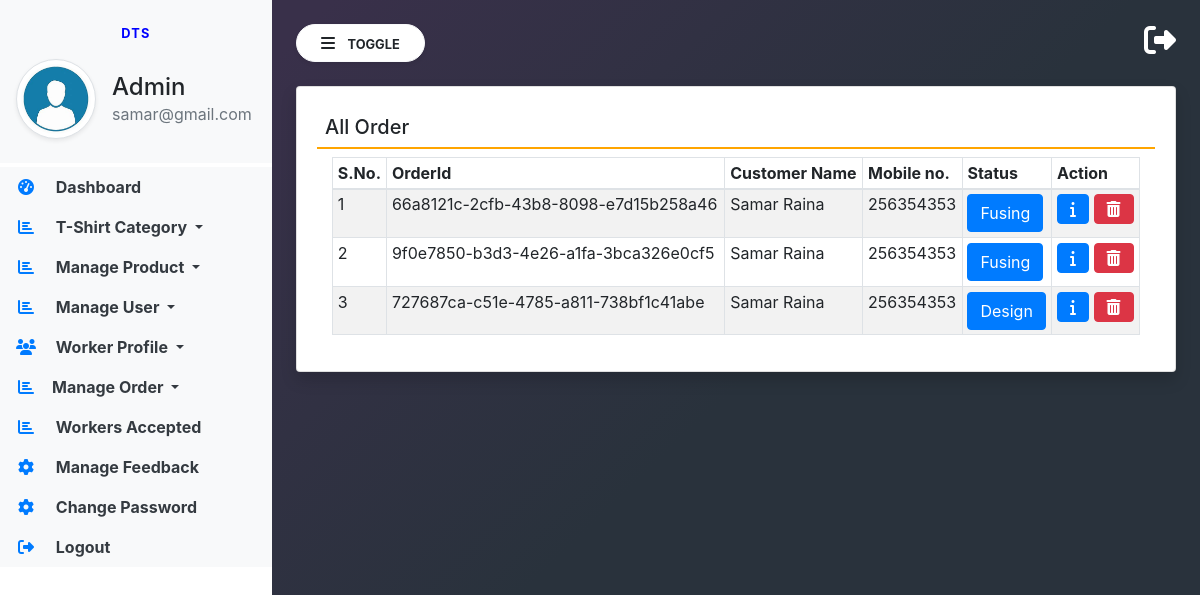
The page /manage-order/ (signed in) on the database its author committed.
### store_app/models.py (models this page shows, shortened)
class Order(models.Model):
    order_id = models.CharField(max_length=50, unique=True, default=uuid.uuid4, editable=False)
    user = models.ForeignKey(User, on_delete=models.CASCADE)
    user_p = models.ForeignKey(UserProfile, on_delete=models.CASCADE)
    product = models.CharField(max_length=1000,default='')
    status = models.IntegerField(choices=ORDERSTATUS, default=1)
    image = models.FileField(null=True, blank=True)
    quantity = models.IntegerField()
    phone = models.IntegerField() #Extra
    address = models.CharField(max_length=300, null=True, blank=True)
    product_description = models.TextField(null=True, blank=True)
    created = models.DateTimeField(auto_now_add=True)

class UserProfile(models.Model):
    user = models.ForeignKey (User, on_delete=models.CASCADE, null=True, blank=True)
    name = models.CharField(max_length=100, null=True, blank=True)
    last = models.CharField(max_length=100, null=True, blank=True)
    username = models.CharField(max_length=100, null=True, blank=True)
    email = models.CharField(max_length=150, null=True, blank=True)
    mobile = models.CharField(max_length=100, null=True, blank=True)
    address = models.TextField(null=True, blank=True)
    image = models.FileField(null=True, blank=True)

### E_shop/views.py (the view)
# urls.py: path('manage-order/', views.manage_order, name="manage_order"),
def manage_order(request):
    action = request.GET.get('action', 0)
    order = Order.objects.filter(status=int(action))
    order_status = ORDERSTATUS[int(action)-1][1]
    if int(action) == 0:
        order = Order.objects.filter()
        order_status = 'All'
    return render(request, 'admin/manage_ordered.html', locals())

### templates/admin/manage_ordered.html (shortened to what this page needs)
{% extends 'admin/admin_base.html' %}
{% block main %}
<link rel="stylesheet" href="https://cdnjs.cloudflare.com/ajax/libs/font-awesome/6.2.1/css/all.min.css" />
<div class="card shadow">
    <div class="card-body">
        <h5 class="p-2" style="border-bottom: 2px solid orange;">{{order_status}} Order</h5>
        <div class="container-fluid">
            <table class="table table-striped table-bordered table-sm" id="example">
                <thead>
                <tr>
                    <th>S.No.</th>
                    <th>OrderId</th>
                    <th>Customer Name</th>
                    <th>Mobile no.</th>
                    <th>Status</th>
                    <th>Action</th>
                </tr>
                </thead>
                <tbody>
                {% for i in order %}
                <tr>
                    <td>{{forloop.counter}}</td>
                    <td>{{i.order_id}}</td>
                    <td>{{i.user_p.name}} {{i.user_p.last}}</td>
                    <td>{{i.user_p.mobile}}</td>
                    <td><a href="/admin-order-track/{{i.id}}/" class="btn btn-primary" title="Track Status">{{i.get_status_display}}</a></td>
                    <td>
                        <button type="button" class="btn btn-primary" data-toggle="modal" data-target="#exampleModal-{{forloop.counter}}">
                            <i class="fas fa-info"></i>
                          </button>
                        <a href="/delete-order/{{i.id}}/?action={{request.GET.action}}" class="btn btn-danger"
                           onclick="return confirm('Are You Sure?')">
                            <i class="fas fa-trash-alt"></i>
                        </a>
                    </td>
                </tr>
                {% endfor %}
                </tbody>
            </table>
        </div>
    </div>
</div>
{% endblock %}

### templates/admin/admin_base.html (shortened to what this page needs)
{% load static %}
<html lang="en">
<head>
    <link rel="stylesheet" href="https://maxcdn.bootstrapcdn.com/bootstrap/4.3.1/css/bootstrap.min.css">
    <link rel="stylesheet" href="https://use.fontawesome.com/releases/v5.6.3/css/all.css"
>
    <link rel="stylesheet" type="text/css" href="{% static 'assets/css/admin_base_sideBar.css' %}">
    <html>
</head>
<body>
<div class="vertical-nav bg-white" id="sidebar">
    <div class="py-4 px-3 mb-1 bg-light">
        <p class="font-weight-bold text-uppercase px-3 small dashboard-text text-center">DTS</p>
        <div class="media d-flex align-items-center">
            <img src="{% static 'assets/images/team/adminpro.jpeg' %}" width="80" height="80"
                 class="mr-3 rounded-circle img-thumbnail shadow-sm">
            <div class="media-body">
                <h4 class="mb-0">Admin</h4>
                <p class="text-muted mb-0">{{request.user.email}}</p>
            </div>
        </div>
    </div>
    <ul class="nav flex-column bg-white">
        <li class="nav-item">
            <a href="{% url 'a_dashboard' %}" class="nav-link text-dark bg-light">
                <i class="fas fa-tachometer-alt fa-fw mr-3 text-primary"></i>
                Dashboard
            </a>
        </li>
        <li class="nav-item dropdown">
            <a class="nav-link dropdown-toggle text-dark bg-light" href="#" id="navbardrop" data-toggle="dropdown">
                <i class="fas fa-chart-bar mr-3 text-primary fa-fw"></i> T-Shirt Category
            </a>
        </li>
        <li class="nav-item dropdown">
            <a class="nav-link dropdown-toggle text-dark bg-light" href="#" id="navbardrop" data-toggle="dropdown">
                <i class="fas fa-chart-bar mr-3 text-primary fa-fw"></i> Manage Product
            </a>
        </li>
        <li class="nav-item dropdown">
            <a class="nav-link dropdown-toggle text-dark bg-light" href="#" id="navbardrop" data-toggle="dropdown">
                <i class="fas fa-chart-bar mr-3 text-primary fa-fw"></i> Manage User
            </a>
        </li>
        <li class="nav-item dropdown">
            <a class="nav-link dropdown-toggle text-dark bg-light" href="#" id="navbardrop" data-toggle="dropdown">
                <i class="fas fa-users mr-3 text-primary fa-fw"></i> Worker Profile
            </a>
        </li>
        <li class="nav-item dropdown">
            <a class="nav-link dropdown-toggle text-dark bg-light" href="#" id="navbardrop" data-toggle="dropdown">
                <i class="fas fa-chart-bar mr-3 text-primary fa-fw"></i>Manage Order
            </a>
        </li>
        <li class="nav-item">
            <a href="{% url 'approved_designs' %}" class="nav-link text-dark bg-light">
                <i class="fas fa-chart-bar mr-3 text-primary fa-fw"></i>
                Workers Accepted
            </a>
        </li>
        <li class="nav-item">
            <a href="" class="nav-link text-dark bg-light">
                <i class="fas fa-cog mr-3 text-primary fa-fw"></i>
                Manage Feedback
            </a>
        </li>
        <li class="nav-item">
            <a href="" class="nav-link text-dark bg-light">
                <i class="fas fa-cog mr-3 text-primary fa-fw"></i>
                Change Password
            </a>
        </li>
        <li class="nav-item">
            <a href="{% url 'b_login' %}" class="nav-link text-dark bg-light">
                <i class="fas fa-sign-out-alt mr-3 text-primary fa-fw"></i>
                Logout
            </a>
        </li>
    </ul>
</div>
<div class="page-content p-4" id="content">
    <a href="{% url 'b_login' %}" title="logout" class="float-right text-white"><i class="fas fa-sign-out-alt fa-2x"></i></a>
    <button id="sidebarCollapse" type="button" class="btn btn-light bg-white rounded-pill shadow-sm px-4 mb-4">
        <i class="fas fa-bars mr-2"></i>
        <small class="text-uppercase font-weight-bold">Toggle</small>
    </button>
    {% block main %}
    {% endblock %}
</div>
</body>
</html>

### static/assets/css/admin_base_sideBar.css (style rules this page uses)
body { background-image : linear-gradient(135.9deg,rgba(57, 48, 74, 1) 16.4%,rgba(41, 50, 60, 1) 56.1%); min-height:100vh; }
.vertical-nav { min-width : 17rem; width : 17rem; height:100vh; position:fixed; top:0; left:0; transition: all 0.4s; }
.page-content { width:calc(100% - 17rem); margin-left:17rem; transition:all 0.4s; }
.dashboard-text { letter-spacing : 0.1em; color : blue; }
.nav-link { font-weight : bold; }

### rows shown on the page
Order: order_id "66a8121c-2cfb-43b8-8098-e7d15b258a46", user_p.name "Samar", user_p.last "Raina", user_p.mobile "256354353", status "Fusing"
Order: order_id "9f0e7850-b3d3-4e26-a1fa-3bca326e0cf5", user_p.name "Samar", user_p.last "Raina", user_p.mobile "256354353", status "Fusing"
Order: order_id "727687ca-c51e-4785-a811-738bf1c41abe", user_p.name "Samar", user_p.last "Raina", user_p.mobile "256354353", status "Design"

### other values the page prints
{{ request.user.email }} "samar@gmail.com"
{{ order_status }} "All"
